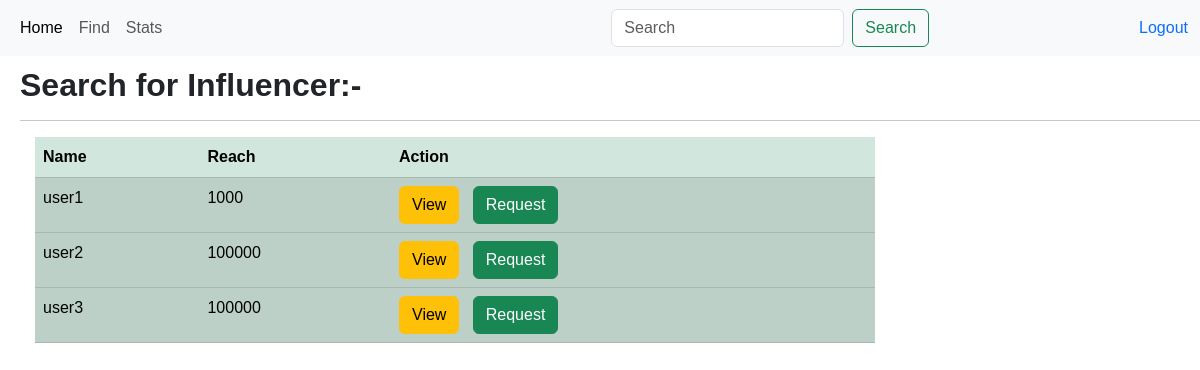
The app's page /sponser_home/find/1 with its own data.
### app.py (models this page shows)
class user(db.Model):
    __tablename__='user'
    user_id=db.Column(db.Integer,primary_key=True,autoincrement=True)
    username=db.Column(db.String, unique=True,nullable=False)
    password=db.Column(db.String,nullable=False)
    role=db.Column(db.String)
    flagged_user=db.Column(db.Boolean, default=False)

class influencer(db.Model):
    __tablename__='influcener'
    influencer_id=db.Column(db.Integer,primary_key=True,autoincrement=True)
    name=db.Column(db.String,db.ForeignKey(user.username))
    Category=db.Column(db.String)
    Niche=db.Column(db.String)
    reach=db.Column(db.Integer)
    user_id=db.Column(db.Integer,db.ForeignKey(user.user_id))
    photo_path = db.Column(db.String)
    flagged_info=db.Column(db.Boolean, default=False)

### app.py (the view)
@app.route("/sponser_home/find/<int:id>",methods=["GET"])
def homelander(id):
    userdata1=dict()
    ans=db.session.query(user).filter(user.role=='user').all()
    for i in ans:
        k=i.user_id
        l=[]
        name=i.username
        userdata=db.session.query(influencer).filter(influencer.user_id==k).first()
        l.append(k)
        l.append(userdata.reach)
        userdata1[name]=l
    return render_template("sponser_user_find.html",userdata1=userdata1,id=id)

### templates/sponser_user_find.html (shortened to what this page needs)
<!DOCTYPE html>
<html lang="en">
<head>
    <link href="https://cdn.jsdelivr.net/npm/bootstrap@5.3.3/dist/css/bootstrap.min.css" rel="stylesheet">
    <link rel="stylesheet" href="\static\style.css">
</head>
<body>
    <nav class="navbar navbar-expand-lg bg-body-tertiary" id="navbar">
        <div class="container-fluid">
          <div class="collapse navbar-collapse" id="navbarText">
            <ul class="navbar-nav me-auto mb-2 mb-lg-0">
              <li class="nav-item">
                <a class="nav-link active" aria-current="page" href="/sponserhome/{{ id }}">Home</a>
              </li>
              <li class="nav-item">
                <a class="nav-link" href="/sponser_home/find/{{ id }}">Find</a>
              </li>
              <li class="nav-item">
                <a class="nav-link" href="#">Stats</a>
              </li>
            </ul>
            <form class="d-flex" id="search" method="POST" action="/sponser_home/value/{{ id }}">
              <input class="form-control me-2" type="search" placeholder="Search" aria-label="Search" name="value">
              <button class="btn btn-outline-success" type="submit">Search</button>
            </form>
            <a id="logout" href="/">Logout</a>
          </div>
        </div>
      </nav>
      <div style="margin-top: 10px; margin-left: 20px;">
        <h2><b>Search for Influencer:- <hr></h2></b>
      </div>
      <table class="table table-success table-striped" id="tab1">
        <thead>
          <tr>
            <th>Name</th>
            <th>Reach</th>
            <th>Action</th>
          </tr>
        </thead>
        <tbody>
          {% for user in userdata1 %}
          <tr>
            <td  class="table-active">{{user}}</td>
            <td  class="table-active">{{userdata1[user][1]}}</td>
            <td  class="table-active"><a type="button" class="btn btn-warning" href="/sponser/request/{{ userdata1[user][0] }}">
              View </a>
            <a type="button" class="btn btn-success" href="/sponser/adreq_sent/{{ userdata1[user][0] }}">Request</a>
            </td>
          </tr>
            {% endfor %}
        </tbody>
      </table>
    </body>
</html>

### static/style.css (style rules this page uses)
* { font-family:Tahoma, Geneva, Verdana, sans-serif; height: auto; }
#logout { margin-left: 10px; text-decoration:none; }
#search { margin-right: 200px; }
#tab1 { width:70%; margin-left: 35px; margin-top: 10px; }

### records on screen
user: username "user1", username.reach "1000"
user: username "user2", username.reach "100000"
user: username "user3", username.reach "100000"
